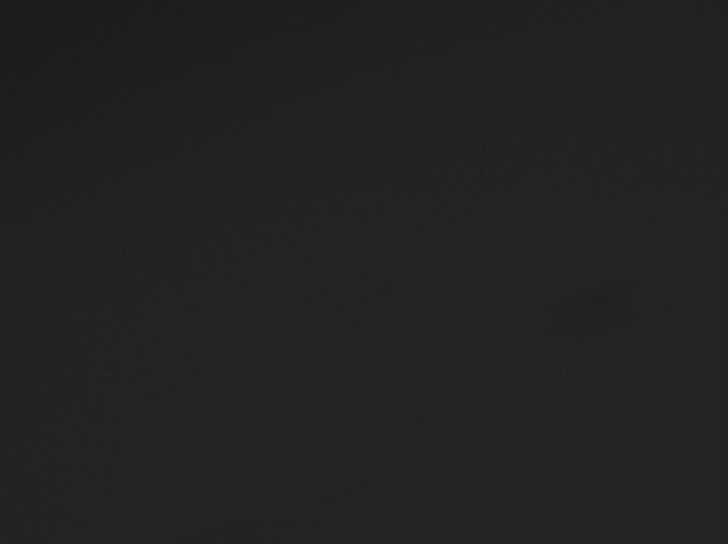
#> input picture Amanda_blob_test.jpg, 1456 x 1088 px (shown at 1/2 size)
$ python -i process_image.py   (imports and definitions only)
#> lines starting #> are read from the running program, lines starting #| are printed output that depends on the picture
#> further down, picture is the input picture: shape (1088, 1456, 3); min 13, max 59, mean 34.4
import cv2, logging
import numpy as np
from skimage.measure import shannon_entropy

# [40 lines left out: functions extract_color_channels, circular_roi_mean, entropy_noise_check, not called in this run]

def local_variance_noise_check(image, var_threshold=100):
    """Check local variance of image to detect static noise."""
#> called with var_threshold = 100
    image = cv2.resize(image, (256, 256))  # Standardize resolution
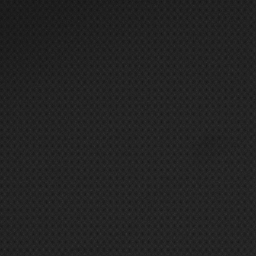
#> image: shape (256, 256, 3); min 18, max 50, mean 34.3
    blur = cv2.GaussianBlur(image, (5, 5), 0) # Blur to remove detail
    diff = cv2.absdiff(image, blur) # Highlight fine noise
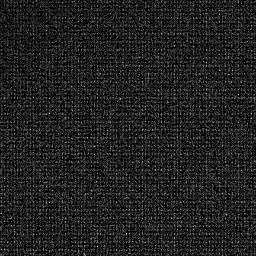
#> diff: shape (256, 256, 3); min 0, max 12, mean 1.61; drawn with min black and max white
    variance = np.var(diff)
#> variance = 2.02

    logging.info(f"Variance Value: {variance}")

    # Return True if variance exceed threshold (image has structure)
    return variance > var_threshold

# [12 lines left out: function detect_static_noise, not called in this run]

>>> import cv2
>>> picture = cv2.imread('Amanda_blob_test.jpg')
>>> result = local_variance_noise_check(picture)
#> result = False
